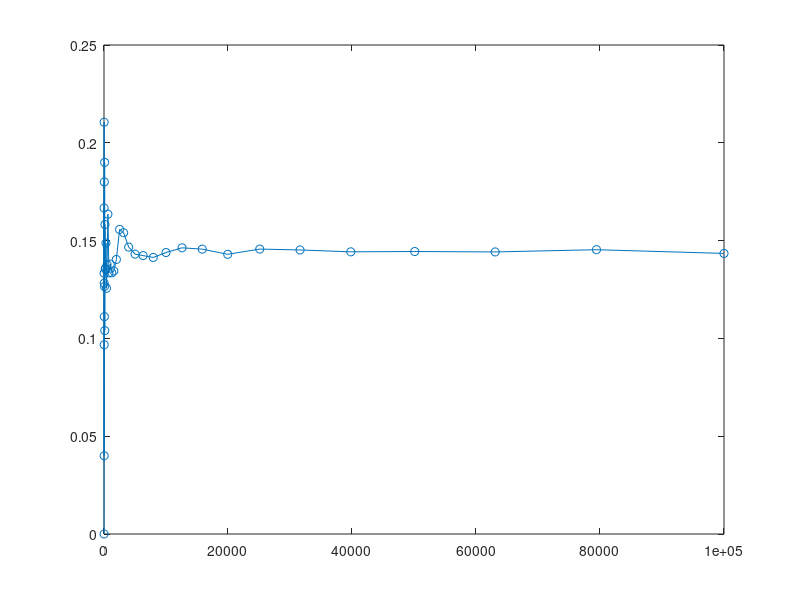

Write MATLAB code to recreate this figure. (Note: this script raises an error after producing the figure.)
clc;
clear;

% Define the function f(u)
f = @(u) u.^4 ./ (1 + u.^6);

% Create N = floor(10^x) for x = 1, 1.1, ..., 5
x_vals = 1:0.1:5;
N_vals = floor(10.^x_vals);

E = zeros(length(N_vals),1);   % Store Monte Carlo estimates

% Monte Carlo simulation
for k = 1:length(N_vals)
    N = N_vals(k);
    hits = 0;

    for i = 1:N
        u = rand;   % uniform in [0,1]
        v = rand;   % uniform in [0,1]

        if v <= f(u)
            hits = hits + 1;
        end
    end

    E(k) = hits / N;
end

% "True" value using numerical integration (not Monte Carlo)
I_true = integral(@(u) u.^4 ./ (1 + u.^6), 0, 1);

% Plot results
figure;
plot(N_vals, E, 'o-'); 
hold on;
yline(I_true, '--');
set(gca, 'XScale', 'log');
xlabel('N (log scale)');
ylabel('Estimate E(N)');
legend('Monte Carlo estimate', 'True value');
title('Monte Carlo estimate of the integral');
grid on;
